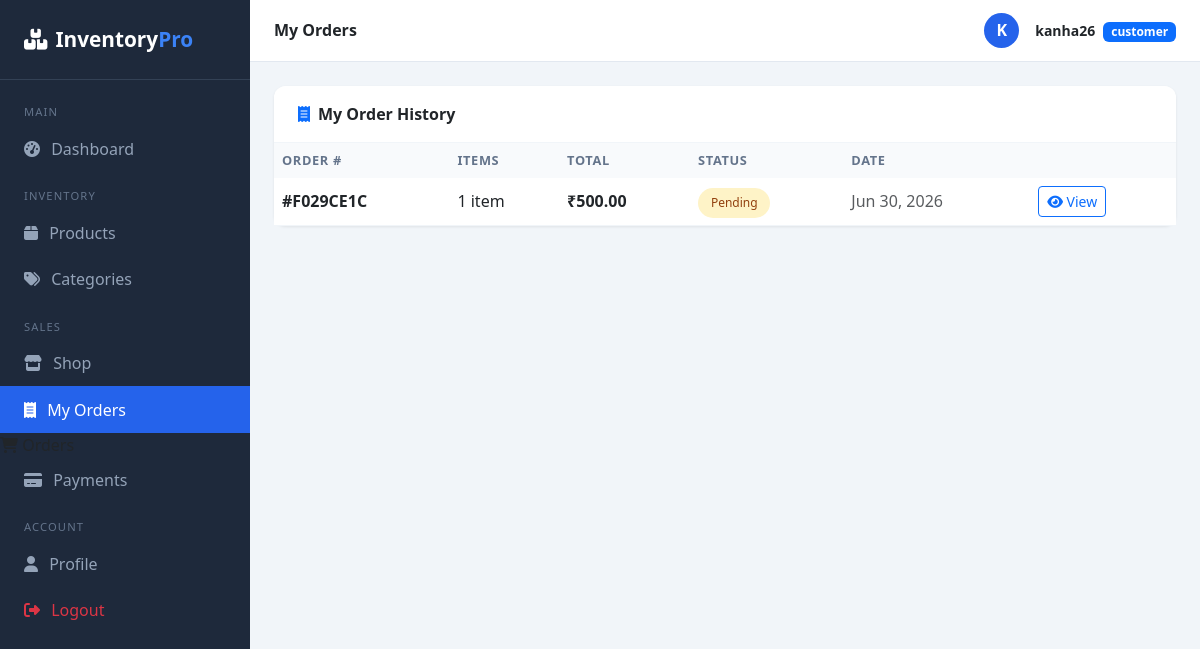
/orders/shop/my-orders/ (signed in), run on the app's committed database.
### accounts/models.py (models this page shows, shortened)
class User(AbstractUser):
    class Role(models.TextChoices):
        ADMIN = "admin", "Admin"
        STAFF = "staff", "Staff"
        CUSTOMER = "customer", "Customer"
    role = models.CharField(max_length=20, choices=Role.choices, default=Role.CUSTOMER)
    email = models.EmailField(unique=True)
    phone = models.CharField(max_length=15, blank=True)
    profile_photo = models.ImageField(upload_to="profiles/", blank=True, null=True)
    address = models.TextField(blank=True)

### orders/models.py (models this page shows, shortened)
class Order(models.Model):
    class Status(models.TextChoices):
        PENDING = "pending", "Pending"
        PROCESSING = "processing", "Processing"
        SHIPPED = "shipped", "Shipped"
        DELIVERED = "delivered", "Delivered"
        CANCELLED = "cancelled", "Cancelled"
    order_number = models.CharField(max_length=20, unique=True, editable=False)
    customer = models.ForeignKey(
        User,
        on_delete=models.SET_NULL,
        null=True,
        related_name="customer_orders"
    )
    customer_name = models.CharField(max_length=200)
    customer_email = models.EmailField()
    customer_phone = models.CharField(max_length=15, blank=True)
    shipping_address = models.TextField()
    status = models.CharField(
        max_length=20,
        choices=Status.choices,
        default=Status.PENDING
    )
    total_amount = models.DecimalField(max_digits=12, decimal_places=2, default=0)
    notes = models.TextField(blank=True)
    created_by = models.ForeignKey(
        User,
        on_delete=models.SET_NULL,
        null=True,
        blank=True,
        related_name="orders_created"
    )
    created_at = models.DateTimeField(auto_now_add=True)
    updated_at = models.DateTimeField(auto_now=True)

### orders/views.py (the view)
# urls.py: path("shop/my-orders/", views.my_orders, name="my_orders"),
@login_required
def my_orders(request):
    orders = Order.objects.filter(customer=request.user).order_by("-created_at")
    return render(request, "orders/my_orders.html", {"orders": orders})

### inventory_project/templates/orders/my_orders.html (shortened to what this page needs)
{% extends 'base.html' %}
{% block page_title %}My Orders{% endblock %}
{% block content %}
<div class="card">
  <div class="card-header">
    <i class="fas fa-receipt me-2 text-primary"></i>My Order History
  </div>
  <div class="card-body p-0">
    <table class="table mb-0">
      <thead>
        <tr><th>Order #</th><th>Items</th><th>Total</th><th>Status</th><th>Date</th><th></th></tr>
      </thead>
      <tbody>
        {% for order in orders %}
        <tr>
          <td><strong>#{{ order.order_number }}</strong></td>
          <td>{{ order.items.count }} item{{ order.items.count|pluralize }}</td>
          <td class="fw-semibold">₹{{ order.total_amount }}</td>
          <td><span class="badge-{{ order.status }}">{{ order.get_status_display }}</span></td>
          <td class="text-muted">{{ order.created_at|date:"M d, Y" }}</td>
          <td>
            <a href="{% url 'order_detail' order.pk %}" class="btn btn-sm btn-outline-primary">
              <i class="fas fa-eye"></i> View
            </a>
          </td>
        </tr>
        {% endfor %}
      </tbody>
    </table>
  </div>
</div>
{% endblock %}

### inventory_project/templates/base.html (shortened to what this page needs)
<!DOCTYPE html>
<html lang="en">
<head>
  <link href="https://cdn.jsdelivr.net/npm/bootstrap@5.3.0/dist/css/bootstrap.min.css" rel="stylesheet">
  <link href="https://cdnjs.cloudflare.com/ajax/libs/font-awesome/6.4.0/css/all.min.css" rel="stylesheet">
</head>
<body>
{% if user.is_authenticated %}
<div class="sidebar">
  <div class="sidebar-brand">
    <i class="fas fa-boxes me-2"></i>Inventory<span>Pro</span>
  </div>
  <nav class="mt-2">
    <div class="nav-label">Main</div>
    <a href="{% url 'dashboard' %}" class="nav-link {% if request.resolver_match.url_name == 'dashboard' %}active{% endif %}">
      <i class="fas fa-tachometer-alt"></i> Dashboard</a>
    <div class="nav-label">Inventory</div>
    <a href="{% url 'product_list' %}" class="nav-link {% if 'product' in request.resolver_match.url_name %}active{% endif %}">
      <i class="fas fa-box"></i> Products</a>
    <a href="{% url 'category_list' %}" class="nav-link {% if 'category' in request.resolver_match.url_name %}active{% endif %}">
      <i class="fas fa-tags"></i> Categories</a>
    <div class="nav-label">Sales</div>
    {% if user.role == 'customer' %}
      <a href="{% url 'storefront' %}" class="nav-link {% if request.resolver_match.url_name == 'storefront' %}active{% endif %}">
        <i class="fas fa-store"></i> Shop</a>
      <a href="{% url 'my_orders' %}" class="nav-link {% if request.resolver_match.url_name == 'my_orders' %}active{% endif %}">
        <i class="fas fa-receipt"></i> My Orders</a>
    {% endif %}
        <i class="fas fa-shopping-cart"></i> Orders</a>
      <a href="{% url 'payment_list' %}" class="nav-link {% if 'payment' in request.resolver_match.url_name %}active{% endif %}">
        <i class="fas fa-credit-card"></i> Payments</a>
    <div class="nav-label">Account</div>
    <a href="{% url 'profile' %}" class="nav-link {% if request.resolver_match.url_name == 'profile' %}active{% endif %}">
      <i class="fas fa-user"></i> Profile</a>
    <a href="{% url 'logout' %}" class="nav-link text-danger">
      <i class="fas fa-sign-out-alt"></i> Logout</a>
  </nav>
</div>
<div class="main-content">
  <div class="topbar">
    <h6 class="mb-0 fw-semibold">{% block page_title %}Dashboard{% endblock %}</h6>
    <div class="d-flex align-items-center gap-3">
      {% if user.profile_photo %}
        <img src="{{ user.profile_photo.url }}" class="rounded-circle" width="35" height="35" style="object-fit:cover;">
      {% else %}
        <div style="width:35px;height:35px;background:#2563eb;border-radius:50%;display:flex;align-items:center;justify-content:center;color:#fff;font-weight:700;">
          {{ user.username|first|upper }}
        </div>
      {% endif %}
      <div>
        <span class="fw-semibold small">{{ user.username }}</span>
        <span class="badge bg-primary ms-1 small">{{ user.role }}</span>
      </div>
    </div>
  </div>
  <div class="page-body">
    {% block content %}{% endblock %}
  </div>
</div>
{% else %}
  {% block auth_content %}{% endblock %}
{% endif %}
</body>
</html>

### inventory_project/templates/base.html (style rules this page uses)
:root { --primary: #2563eb; --sidebar-width: 250px; }
body { background: #f1f5f9; font-family: 'Segoe UI', sans-serif; }
.sidebar { width: var(--sidebar-width); background: #1e293b; min-height: 100vh; position: fixed; top: 0; left: 0; z-index: 100; }
.sidebar-brand { padding: 1.5rem; color: #fff; font-size: 1.3rem; font-weight: 700; border-bottom: 1px solid #334155; }
.sidebar-brand span { color: #3b82f6; }
.sidebar .nav-link { color: #94a3b8; padding: .7rem 1.5rem; display: flex; align-items: center; gap: .7rem; transition: all .2s; }
.sidebar .nav-link:hover, .sidebar .nav-link.active { color: #fff; background: #2563eb; }
.sidebar .nav-label { color: #64748b; font-size: .7rem; text-transform: uppercase; letter-spacing: .1em; padding: 1rem 1.5rem .3rem; }
.main-content { margin-left: var(--sidebar-width); }
.topbar { background: #fff; padding: .8rem 1.5rem; border-bottom: 1px solid #e2e8f0; display: flex; justify-content: space-between; align-items: center; position: sticky; top: 0; z-index: 99; }
.page-body { padding: 1.5rem; }
.card { border: none; border-radius: 12px; box-shadow: 0 1px 3px rgba(0,0,0,.08); }
.card-header { background: #fff; border-bottom: 1px solid #f1f5f9; font-weight: 600; border-radius: 12px 12px 0 0 !important; padding: 1rem 1.5rem; }
.badge-pending { background: #fef3c7; color: #92400e; padding: .4rem .8rem; border-radius: 20px; font-size: .75rem; }
.table thead th { background: #f8fafc; font-size: .8rem; text-transform: uppercase; letter-spacing: .05em; color: #64748b; border: none; }
.table td { vertical-align: middle; border-color: #f1f5f9; }

### data on the page
User: username|first "K", username "kanha26", role "customer"
Order: order_number "F029CE1C", items.count "1", total_amount "500.00", status "Pending", created_at "Jun 30, 2026"
